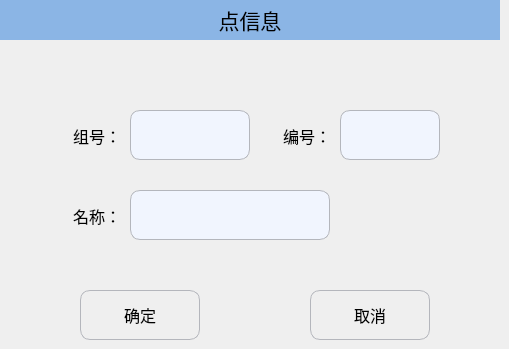
   <widget class="QWidget" name="page">
    <widget class="QPushButton" name="Btn_pointInfoOk">
     <property name="geometry">
      <rect>
       <x>80</x>
       <y>290</y>
       <width>120</width>
       <height>50</height>
      </rect>
     </property>
     <property name="minimumSize">
      <size>
       <width>120</width>
       <height>50</height>
      </size>
     </property>
     <property name="maximumSize">
      <size>
       <width>120</width>
       <height>50</height>
      </size>
     </property>
     <property name="font">
      <font>
       <pointsize>12</pointsize>
      </font>
     </property>
     <property name="styleSheet">
      <string notr="true">QPushButton
{
    border-style:solid; /*边框风格*/
    border-width:1px;/*边框宽度*/
    border-color:#B4B6BC; /*边框颜色*/
    border-radius:10px; /*边框倒角*/
}
QPushButton:pressed
{
    border-style:outset; /*边框风格*/
    background-color:qlineargradient(x1: 0, y1: 0, x2: 0, y2: 1, stop:0 #00befa, stop: 1 #0160ea);/*背景色*/
    border-width:1px;/*边框宽度*/
    border-color:#0055ff; /*边框颜色*/
    border-radius:10px; /*边框倒角*/
}</string>
     </property>
     <property name="text">
      <string>确定</string>
     </property>
     <property name="icon">
      <iconset resource="../resource.qrc">
       <normaloff>:/ManualPage/manualpage_images/ok.png</normaloff>:/ManualPage/manualpage_images/ok.png</iconset>
     </property>
     <property name="iconSize">
      <size>
       <width>50</width>
       <height>50</height>
      </size>
     </property>
    </widget>
    <widget class="QPushButton" name="Btn_pointInfoCancel">
     <property name="geometry">
      <rect>
       <x>310</x>
       <y>290</y>
       <width>120</width>
       <height>50</height>
      </rect>
     </property>
     <property name="minimumSize">
      <size>
       <width>120</width>
       <height>50</height>
      </size>
     </property>
     <property name="maximumSize">
      <size>
       <width>120</width>
       <height>50</height>
      </size>
     </property>
     <property name="font">
      <font>
       <pointsize>12</pointsize>
      </font>
     </property>
     <property name="styleSheet">
      <string notr="true">QPushButton
{
    border-style:solid; /*边框风格*/
    border-width:1px;/*边框宽度*/
    border-color:#B4B6BC; /*边框颜色*/
    border-radius:10px; /*边框倒角*/
}
QPushButton:pressed
{
    border-style:outset; /*边框风格*/
    background-color:qlineargradient(x1: 0, y1: 0, x2: 0, y2: 1, stop:0 #00befa, stop: 1 #0160ea);/*背景色*/
    border-width:1px;/*边框宽度*/
    border-color:#0055ff; /*边框颜色*/
    border-radius:10px; /*边框倒角*/
}</string>
     </property>
     <property name="text">
      <string>取消</string>
     </property>
     <property name="icon">
      <iconset resource="../resource.qrc">
       <normaloff>:/ManualPage/manualpage_images/cancel.png</normaloff>:/ManualPage/manualpage_images/cancel.png</iconset>
     </property>
     <property name="iconSize">
      <size>
       <width>40</width>
       <height>40</height>
      </size>
     </property>
    </widget>
    <widget class="QLabel" name="label_17">
     <property name="geometry">
      <rect>
       <x>40</x>
       <y>110</y>
       <width>81</width>
       <height>51</height>
      </rect>
     </property>
     <property name="font">
      <font>
       <pointsize>12</pointsize>
      </font>
     </property>
     <property name="text">
      <string>组号：</string>
     </property>
     <property name="alignment">
      <set>Qt::AlignRight|Qt::AlignTrailing|Qt::AlignVCenter</set>
     </property>
    </widget>
    <widget class="QLabel" name="label_15">
     <property name="geometry">
      <rect>
       <x>0</x>
       <y>0</y>
       <width>500</width>
       <height>40</height>
      </rect>
     </property>
     <property name="minimumSize">
      <size>
       <width>500</width>
       <height>40</height>
      </size>
     </property>
     <property name="maximumSize">
      <size>
       <width>500</width>
       <height>30</height>
      </size>
     </property>
     <property name="font">
      <font>
       <pointsize>16</pointsize>
      </font>
     </property>
     <property name="styleSheet">
      <string notr="true">QLabel{background-color:#8BB5E5;}</string>
     </property>
     <property name="text">
      <string>点信息</string>
     </property>
     <property name="alignment">
      <set>Qt::AlignCenter</set>
     </property>
    </widget>
    <widget class="QLineEdit" name="Edit_name">
     <property name="geometry">
      <rect>
       <x>130</x>
       <y>190</y>
       <width>200</width>
       <height>50</height>
      </rect>
     </property>
     <property name="minimumSize">
      <size>
       <width>200</width>
       <height>50</height>
      </size>
     </property>
     <property name="maximumSize">
      <size>
       <width>200</width>
       <height>50</height>
      </size>
     </property>
     <property name="styleSheet">
      <string notr="true">QLineEdit
{
    background-color:#F1F5FE;
    border-style:solid; /*边框风格*/
    border-width:1px;/*边框宽度*/
    border-color:#B4B6BC; /*边框颜色*/
    border-radius:10px; /*边框倒角*/
}</string>
     </property>
    </widget>
    <widget class="QLabel" name="label_18">
     <property name="geometry">
      <rect>
       <x>260</x>
       <y>110</y>
       <width>71</width>
       <height>51</height>
      </rect>
     </property>
     <property name="font">
      <font>
       <pointsize>12</pointsize>
      </font>
     </property>
     <property name="text">
      <string>编号：</string>
     </property>
     <property name="alignment">
      <set>Qt::AlignRight|Qt::AlignTrailing|Qt::AlignVCenter</set>
     </property>
    </widget>
    <widget class="QLabel" name="label_16">
     <property name="geometry">
      <rect>
       <x>40</x>
       <y>190</y>
       <width>81</width>
       <height>51</height>
      </rect>
     </property>
     <property name="font">
      <font>
       <pointsize>12</pointsize>
      </font>
     </property>
     <property name="text">
      <string>名称：</string>
     </property>
     <property name="alignment">
      <set>Qt::AlignRight|Qt::AlignTrailing|Qt::AlignVCenter</set>
     </property>
    </widget>
    <widget class="QPushButton" name="Btn_groupNum">
     <property name="geometry">
      <rect>
       <x>130</x>
       <y>110</y>
       <width>120</width>
       <height>50</height>
      </rect>
     </property>
     <property name="minimumSize">
      <size>
       <width>120</width>
       <height>50</height>
      </size>
     </property>
     <property name="maximumSize">
      <size>
       <width>120</width>
       <height>50</height>
      </size>
     </property>
     <property name="font">
      <font>
       <pointsize>12</pointsize>
      </font>
     </property>
     <property name="styleSheet">
      <string notr="true">QPushButton
{
    background-color:#F1F5FE;
    border-style:solid; /*边框风格*/
    border-width:1px;/*边框宽度*/
    border-color:#B4B6BC; /*边框颜色*/
    border-radius:10px; /*边框倒角*/
}
QPushButton:pressed
{
    border-style:outset; /*边框风格*/
    background-color:qlineargradient(x1: 0, y1: 0, x2: 0, y2: 1, stop:0 #00befa, stop: 1 #0160ea);/*背景色*/
    border-width:1px;/*边框宽度*/
    border-color:#0055ff; /*边框颜色*/
    border-radius:10px; /*边框倒角*/
}</string>
     </property>
     <property name="text">
      <string/>
     </property>
     <property name="iconSize">
      <size>
       <width>50</width>
       <height>40</height>
      </size>
     </property>
    </widget>
    <widget class="QPushButton" name="Btn_Num">
     <property name="geometry">
      <rect>
       <x>340</x>
       <y>110</y>
       <width>100</width>
       <height>50</height>
      </rect>
     </property>
     <property name="minimumSize">
      <size>
       <width>100</width>
       <height>50</height>
      </size>
     </property>
     <property name="maximumSize">
      <size>
       <width>100</width>
       <height>50</height>
      </size>
     </property>
     <property name="font">
      <font>
       <pointsize>12</pointsize>
      </font>
     </property>
     <property name="styleSheet">
      <string notr="true">QPushButton
{
    background-color:#F1F5FE;
    border-style:solid; /*边框风格*/
    border-width:1px;/*边框宽度*/
    border-color:#B4B6BC; /*边框颜色*/
    border-radius:10px; /*边框倒角*/
}
QPushButton:pressed
{
    border-style:outset; /*边框风格*/
    background-color:qlineargradient(x1: 0, y1: 0, x2: 0, y2: 1, stop:0 #00befa, stop: 1 #0160ea);/*背景色*/
    border-width:1px;/*边框宽度*/
    border-color:#0055ff; /*边框颜色*/
    border-radius:10px; /*边框倒角*/
}</string>
     </property>
     <property name="text">
      <string/>
     </property>
     <property name="iconSize">
      <size>
       <width>50</width>
       <height>40</height>
      </size>
     </property>
    </widget>
   </widget>
